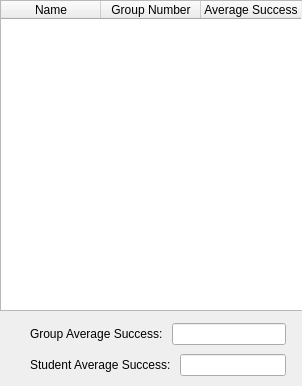
<?xml version="1.0" encoding="UTF-8"?>
<ui version="4.0">
 <class>Form</class>
 <widget class="QWidget" name="Form">
  <property name="geometry">
   <rect>
    <x>0</x>
    <y>0</y>
    <width>302</width>
    <height>386</height>
   </rect>
  </property>
  <property name="windowTitle">
   <string>Form</string>
  </property>
  <widget class="QWidget" name="verticalLayoutWidget">
   <property name="geometry">
    <rect>
     <x>0</x>
     <y>0</y>
     <width>401</width>
     <height>311</height>
    </rect>
   </property>
   <layout class="QVBoxLayout" name="verticalLayout">
    <item>
     <widget class="QTableWidget" name="studentTable">
      <column>
       <property name="text">
        <string>Name</string>
       </property>
      </column>
      <column>
       <property name="text">
        <string>Group Number</string>
       </property>
      </column>
      <column>
       <property name="text">
        <string>Average Success</string>
       </property>
      </column>
     </widget>
    </item>
   </layout>
  </widget>
  <widget class="QWidget" name="">
   <property name="geometry">
    <rect>
     <x>30</x>
     <y>320</y>
     <width>256</width>
     <height>60</height>
    </rect>
   </property>
   <layout class="QGridLayout" name="gridLayout">
    <item row="0" column="0">
     <layout class="QHBoxLayout" name="horizontalLayout">
      <item>
       <widget class="QLabel" name="groupAverageLabel">
        <property name="text">
         <string>Group Average Success: </string>
        </property>
       </widget>
      </item>
      <item>
       <widget class="QLineEdit" name="lineEdit"/>
      </item>
     </layout>
    </item>
    <item row="1" column="0">
     <layout class="QHBoxLayout" name="horizontalLayout_2">
      <item>
       <widget class="QLabel" name="currentStudentLabel">
        <property name="text">
         <string>Student Average Success: </string>
        </property>
       </widget>
      </item>
      <item>
       <widget class="QLineEdit" name="lineEdit_2"/>
      </item>
     </layout>
    </item>
   </layout>
  </widget>
 </widget>
 <resources/>
 <connections/>
</ui>
